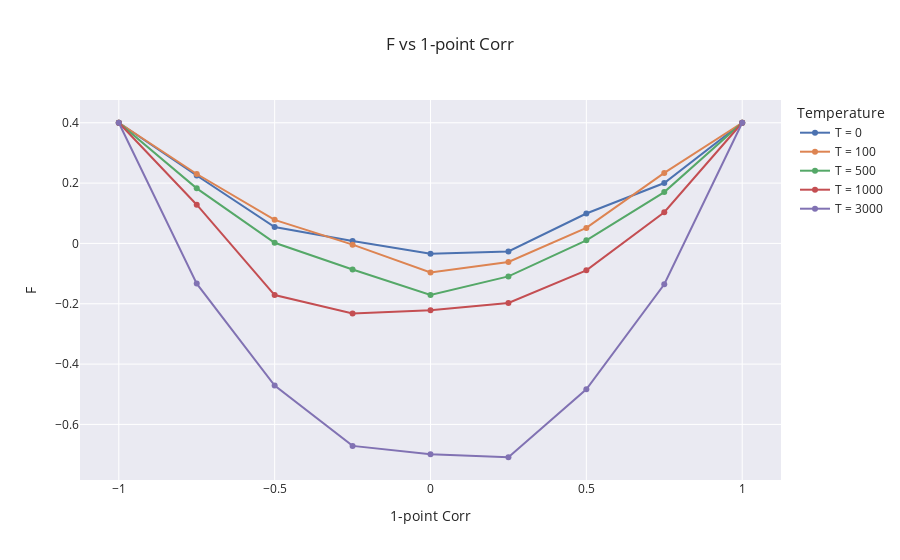

Notebook cell for this chart:
### Markdown cell above
## Plot Phase Diagram

### Code cell
fig = go.Figure()

for T in results_uniform['T'].unique():
    fig.add_trace(go.Scatter(x = results_uniform[results_uniform['T'] == T]['1-point_corr'],
                             y = results_uniform[results_uniform['T'] == T]['F'],
                             mode='markers+lines',
                             name=f'T = {T}',
                            )
                 )

fig.update_layout(
    title="F vs 1-point Corr",
    xaxis_title="1-point Corr",
    yaxis_title="F",
    legend_title="Temperature",
    template='seaborn'
)
#fig.update_traces(texttemplate='%{text:.2s}', textposition='top center')
fig.show()

### Figure 1 — Plotly figure (JSON) as saved in the notebook; plotly's stock layout.template omitted (floating-point values rounded to 4 significant figures)
{"data": [{"mode": "markers+lines", "name": "T = 0", "type": "scatter", "x": [-1.0, -0.75, -0.5, -0.25, 0, 0.25, 0.5, 0.75, 1.0], "y": [0.4, 0.2251, 0.05455, 0.008235, -0.03405, -0.0266, 0.09925, 0.2001, 0.4]}, {"mode": "markers+lines", "name": "T = 100", "type": "scatter", "x": [-1.0, -0.75, -0.5, -0.25, 0, 0.25, 0.5, 0.75, 1.0], "y": [0.4, 0.2301, 0.07808, -0.004092, -0.09642, -0.0614, 0.05135, 0.2338, 0.4]}, {"mode": "markers+lines", "name": "T = 500", "type": "scatter", "x": [-1.0, -0.75, -0.5, -0.25, 0, 0.25, 0.5, 0.75, 1.0], "y": [0.4, 0.1826, 0.001983, -0.08625, -0.1707, -0.1094, 0.01023, 0.1701, 0.4]}, {"mode": "markers+lines", "name": "T = 1000", "type": "scatter", "x": [-1.0, -0.75, -0.5, -0.25, 0, 0.25, 0.5, 0.75, 1.0], "y": [0.4, 0.1283, -0.1711, -0.2325, -0.2211, -0.1976, -0.08918, 0.1033, 0.4]}, {"mode": "markers+lines", "name": "T = 3000", "type": "scatter", "x": [-1.0, -0.75, -0.5, -0.25, 0, 0.25, 0.5, 0.75, 1.0], "y": [0.4, -0.1332, -0.4712, -0.6712, -0.6989, -0.7088, -0.4836, -0.1355, 0.4]}], "layout": {"legend": {"title": {"text": "Temperature"}}, "title": {"text": "F vs 1-point Corr"}, "xaxis": {"title": {"text": "1-point Corr"}}, "yaxis": {"title": {"text": "F"}}}}
